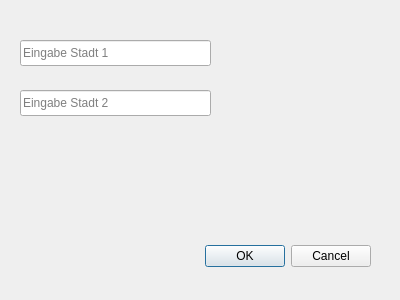
<?xml version="1.0" encoding="UTF-8"?>
<ui version="4.0">
 <class>DialogStrasse</class>
 <widget class="QDialog" name="DialogStrasse">
  <property name="geometry">
   <rect>
    <x>0</x>
    <y>0</y>
    <width>400</width>
    <height>300</height>
   </rect>
  </property>
  <property name="windowTitle">
   <string>Dialog</string>
  </property>
  <widget class="QDialogButtonBox" name="buttonBox">
   <property name="geometry">
    <rect>
     <x>30</x>
     <y>240</y>
     <width>341</width>
     <height>32</height>
    </rect>
   </property>
   <property name="orientation">
    <enum>Qt::Horizontal</enum>
   </property>
   <property name="standardButtons">
    <set>QDialogButtonBox::Cancel|QDialogButtonBox::Ok</set>
   </property>
  </widget>
  <widget class="QLineEdit" name="lineEdit_stadt1">
   <property name="geometry">
    <rect>
     <x>20</x>
     <y>40</y>
     <width>191</width>
     <height>26</height>
    </rect>
   </property>
   <property name="placeholderText">
    <string>Eingabe Stadt 1</string>
   </property>
  </widget>
  <widget class="QLineEdit" name="lineEdit_stadt2">
   <property name="geometry">
    <rect>
     <x>20</x>
     <y>90</y>
     <width>191</width>
     <height>26</height>
    </rect>
   </property>
   <property name="placeholderText">
    <string>Eingabe Stadt 2</string>
   </property>
  </widget>
 </widget>
 <resources/>
 <connections>
  <connection>
   <sender>buttonBox</sender>
   <signal>accepted()</signal>
   <receiver>DialogStrasse</receiver>
   <slot>accept()</slot>
   <hints>
    <hint type="sourcelabel">
     <x>248</x>
     <y>254</y>
    </hint>
    <hint type="destinationlabel">
     <x>157</x>
     <y>274</y>
    </hint>
   </hints>
  </connection>
  <connection>
   <sender>buttonBox</sender>
   <signal>rejected()</signal>
   <receiver>DialogStrasse</receiver>
   <slot>reject()</slot>
   <hints>
    <hint type="sourcelabel">
     <x>316</x>
     <y>260</y>
    </hint>
    <hint type="destinationlabel">
     <x>286</x>
     <y>274</y>
    </hint>
   </hints>
  </connection>
 </connections>
</ui>
